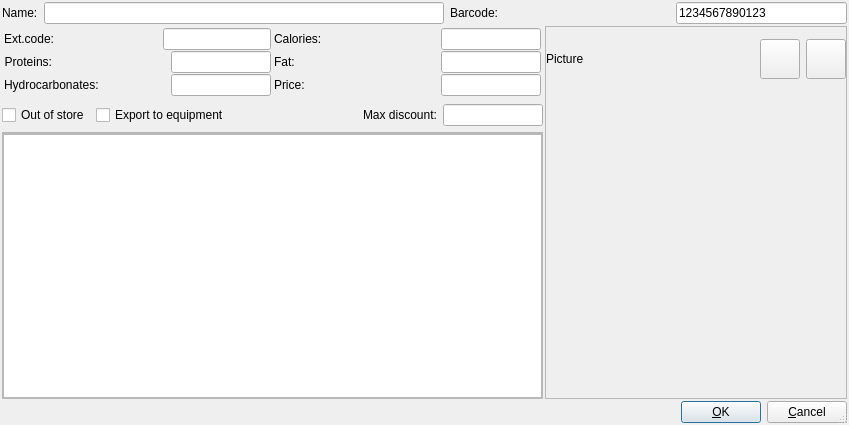
<?xml version="1.0" encoding="UTF-8"?>
<ui version="4.0">
 <class>GoodsElement</class>
 <widget class="QDialog" name="GoodsElement">
  <property name="geometry">
   <rect>
    <x>0</x>
    <y>0</y>
    <width>849</width>
    <height>425</height>
   </rect>
  </property>
  <property name="windowTitle">
   <string>Element</string>
  </property>
  <property name="sizeGripEnabled">
   <bool>true</bool>
  </property>
  <layout class="QGridLayout">
   <property name="leftMargin">
    <number>2</number>
   </property>
   <property name="topMargin">
    <number>2</number>
   </property>
   <property name="rightMargin">
    <number>2</number>
   </property>
   <property name="bottomMargin">
    <number>2</number>
   </property>
   <property name="spacing">
    <number>2</number>
   </property>
   <item row="2" column="0" colspan="2">
    <layout class="QHBoxLayout">
     <property name="spacing">
      <number>6</number>
     </property>
     <property name="leftMargin">
      <number>0</number>
     </property>
     <property name="topMargin">
      <number>0</number>
     </property>
     <property name="rightMargin">
      <number>0</number>
     </property>
     <property name="bottomMargin">
      <number>0</number>
     </property>
     <item>
      <spacer name="Horizontal Spacing2">
       <property name="orientation">
        <enum>Qt::Horizontal</enum>
       </property>
       <property name="sizeType">
        <enum>QSizePolicy::Expanding</enum>
       </property>
       <property name="sizeHint" stdset="0">
        <size>
         <width>20</width>
         <height>20</height>
        </size>
       </property>
      </spacer>
     </item>
     <item>
      <widget class="QPushButton" name="buttonOk">
       <property name="text">
        <string>&amp;OK</string>
       </property>
       <property name="icon">
        <iconset resource="../aldebaran.qrc">
         <normaloff>:/images/ok.png</normaloff>:/images/ok.png</iconset>
       </property>
       <property name="shortcut">
        <string/>
       </property>
       <property name="autoDefault">
        <bool>true</bool>
       </property>
       <property name="default">
        <bool>true</bool>
       </property>
      </widget>
     </item>
     <item>
      <widget class="QPushButton" name="buttonCancel">
       <property name="text">
        <string>&amp;Cancel</string>
       </property>
       <property name="icon">
        <iconset resource="../aldebaran.qrc">
         <normaloff>:/images/stop_cancel.png</normaloff>:/images/stop_cancel.png</iconset>
       </property>
       <property name="shortcut">
        <string/>
       </property>
       <property name="autoDefault">
        <bool>true</bool>
       </property>
      </widget>
     </item>
    </layout>
   </item>
   <item row="0" column="0" colspan="2">
    <layout class="QHBoxLayout">
     <item>
      <layout class="QHBoxLayout">
       <item>
        <widget class="QLabel" name="lblName">
         <property name="text">
          <string>Name:</string>
         </property>
         <property name="wordWrap">
          <bool>false</bool>
         </property>
        </widget>
       </item>
       <item>
        <widget class="QLineEdit" name="editName">
         <property name="minimumSize">
          <size>
           <width>400</width>
           <height>0</height>
          </size>
         </property>
         <property name="maxLength">
          <number>200</number>
         </property>
        </widget>
       </item>
      </layout>
     </item>
     <item>
      <layout class="QHBoxLayout">
       <item>
        <widget class="QLabel" name="lblBarCode">
         <property name="text">
          <string>Barcode:</string>
         </property>
         <property name="wordWrap">
          <bool>false</bool>
         </property>
        </widget>
       </item>
       <item>
        <spacer name="spacer17_2">
         <property name="orientation">
          <enum>Qt::Horizontal</enum>
         </property>
         <property name="sizeType">
          <enum>QSizePolicy::Expanding</enum>
         </property>
         <property name="sizeHint" stdset="0">
          <size>
           <width>21</width>
           <height>20</height>
          </size>
         </property>
        </spacer>
       </item>
       <item>
        <widget class="QLineEdit" name="editBarcode">
         <property name="minimumSize">
          <size>
           <width>100</width>
           <height>0</height>
          </size>
         </property>
         <property name="inputMask">
          <string/>
         </property>
         <property name="text">
          <string>1234567890123</string>
         </property>
         <property name="maxLength">
          <number>13</number>
         </property>
        </widget>
       </item>
      </layout>
     </item>
    </layout>
   </item>
   <item row="1" column="0">
    <layout class="QVBoxLayout">
     <item>
      <layout class="QHBoxLayout">
       <property name="spacing">
        <number>1</number>
       </property>
       <property name="leftMargin">
        <number>1</number>
       </property>
       <property name="topMargin">
        <number>1</number>
       </property>
       <property name="rightMargin">
        <number>1</number>
       </property>
       <property name="bottomMargin">
        <number>1</number>
       </property>
       <item>
        <layout class="QVBoxLayout">
         <property name="spacing">
          <number>1</number>
         </property>
         <property name="leftMargin">
          <number>1</number>
         </property>
         <property name="topMargin">
          <number>1</number>
         </property>
         <property name="rightMargin">
          <number>1</number>
         </property>
         <property name="bottomMargin">
          <number>1</number>
         </property>
         <item>
          <layout class="QHBoxLayout">
           <item>
            <widget class="QLabel" name="lblExtCode">
             <property name="text">
              <string>Ext.code:</string>
             </property>
             <property name="wordWrap">
              <bool>false</bool>
             </property>
            </widget>
           </item>
           <item>
            <spacer name="spacer17">
             <property name="orientation">
              <enum>Qt::Horizontal</enum>
             </property>
             <property name="sizeType">
              <enum>QSizePolicy::Expanding</enum>
             </property>
             <property name="sizeHint" stdset="0">
              <size>
               <width>21</width>
               <height>20</height>
              </size>
             </property>
            </spacer>
           </item>
           <item>
            <widget class="QLineEdit" name="editExternalCode">
             <property name="minimumSize">
              <size>
               <width>70</width>
               <height>0</height>
              </size>
             </property>
             <property name="inputMask">
              <string/>
             </property>
             <property name="text">
              <string/>
             </property>
             <property name="maxLength">
              <number>15</number>
             </property>
            </widget>
           </item>
          </layout>
         </item>
         <item>
          <layout class="QHBoxLayout">
           <item>
            <widget class="QLabel" name="lblFat_2">
             <property name="text">
              <string>Proteins:</string>
             </property>
             <property name="alignment">
              <set>Qt::AlignRight|Qt::AlignTrailing|Qt::AlignVCenter</set>
             </property>
             <property name="wordWrap">
              <bool>false</bool>
             </property>
            </widget>
           </item>
           <item>
            <spacer name="spacer15">
             <property name="orientation">
              <enum>Qt::Horizontal</enum>
             </property>
             <property name="sizeType">
              <enum>QSizePolicy::Expanding</enum>
             </property>
             <property name="sizeHint" stdset="0">
              <size>
               <width>21</width>
               <height>21</height>
              </size>
             </property>
            </spacer>
           </item>
           <item>
            <widget class="QLineEdit" name="editProtein">
             <property name="minimumSize">
              <size>
               <width>100</width>
               <height>0</height>
              </size>
             </property>
             <property name="maximumSize">
              <size>
               <width>100</width>
               <height>32767</height>
              </size>
             </property>
             <property name="inputMask">
              <string/>
             </property>
             <property name="text">
              <string/>
             </property>
             <property name="alignment">
              <set>Qt::AlignRight</set>
             </property>
            </widget>
           </item>
          </layout>
         </item>
         <item>
          <layout class="QHBoxLayout">
           <item>
            <widget class="QLabel" name="lblHydroCarbonat">
             <property name="text">
              <string>Hydrocarbonates:</string>
             </property>
             <property name="wordWrap">
              <bool>false</bool>
             </property>
            </widget>
           </item>
           <item>
            <spacer name="spacer16">
             <property name="orientation">
              <enum>Qt::Horizontal</enum>
             </property>
             <property name="sizeType">
              <enum>QSizePolicy::Expanding</enum>
             </property>
             <property name="sizeHint" stdset="0">
              <size>
               <width>31</width>
               <height>20</height>
              </size>
             </property>
            </spacer>
           </item>
           <item>
            <widget class="QLineEdit" name="editHydroCarbonat">
             <property name="minimumSize">
              <size>
               <width>100</width>
               <height>0</height>
              </size>
             </property>
             <property name="maximumSize">
              <size>
               <width>100</width>
               <height>32767</height>
              </size>
             </property>
             <property name="inputMask">
              <string/>
             </property>
             <property name="text">
              <string/>
             </property>
             <property name="alignment">
              <set>Qt::AlignRight</set>
             </property>
            </widget>
           </item>
          </layout>
         </item>
        </layout>
       </item>
       <item>
        <layout class="QVBoxLayout">
         <property name="spacing">
          <number>1</number>
         </property>
         <property name="leftMargin">
          <number>1</number>
         </property>
         <property name="topMargin">
          <number>1</number>
         </property>
         <property name="rightMargin">
          <number>1</number>
         </property>
         <property name="bottomMargin">
          <number>1</number>
         </property>
         <item>
          <layout class="QHBoxLayout">
           <item>
            <widget class="QLabel" name="lblFat_2_2">
             <property name="text">
              <string>Calories:</string>
             </property>
             <property name="wordWrap">
              <bool>false</bool>
             </property>
            </widget>
           </item>
           <item>
            <spacer name="spacer13">
             <property name="orientation">
              <enum>Qt::Horizontal</enum>
             </property>
             <property name="sizeType">
              <enum>QSizePolicy::Expanding</enum>
             </property>
             <property name="sizeHint" stdset="0">
              <size>
               <width>21</width>
               <height>21</height>
              </size>
             </property>
            </spacer>
           </item>
           <item>
            <widget class="QLineEdit" name="editCalories">
             <property name="minimumSize">
              <size>
               <width>100</width>
               <height>0</height>
              </size>
             </property>
             <property name="maximumSize">
              <size>
               <width>100</width>
               <height>32767</height>
              </size>
             </property>
             <property name="inputMask">
              <string/>
             </property>
             <property name="text">
              <string/>
             </property>
             <property name="alignment">
              <set>Qt::AlignRight</set>
             </property>
            </widget>
           </item>
          </layout>
         </item>
         <item>
          <layout class="QHBoxLayout">
           <item>
            <widget class="QLabel" name="lblFat">
             <property name="text">
              <string>Fat:</string>
             </property>
             <property name="wordWrap">
              <bool>false</bool>
             </property>
            </widget>
           </item>
           <item>
            <spacer name="spacer14">
             <property name="orientation">
              <enum>Qt::Horizontal</enum>
             </property>
             <property name="sizeType">
              <enum>QSizePolicy::Expanding</enum>
             </property>
             <property name="sizeHint" stdset="0">
              <size>
               <width>21</width>
               <height>20</height>
              </size>
             </property>
            </spacer>
           </item>
           <item>
            <widget class="QLineEdit" name="editFat">
             <property name="minimumSize">
              <size>
               <width>100</width>
               <height>0</height>
              </size>
             </property>
             <property name="maximumSize">
              <size>
               <width>100</width>
               <height>32767</height>
              </size>
             </property>
             <property name="inputMask">
              <string/>
             </property>
             <property name="text">
              <string/>
             </property>
             <property name="alignment">
              <set>Qt::AlignRight</set>
             </property>
            </widget>
           </item>
          </layout>
         </item>
         <item>
          <layout class="QHBoxLayout">
           <item>
            <widget class="QLabel" name="lblPrice">
             <property name="text">
              <string>Price:</string>
             </property>
             <property name="wordWrap">
              <bool>false</bool>
             </property>
            </widget>
           </item>
           <item>
            <spacer name="spacer12">
             <property name="orientation">
              <enum>Qt::Horizontal</enum>
             </property>
             <property name="sizeType">
              <enum>QSizePolicy::Expanding</enum>
             </property>
             <property name="sizeHint" stdset="0">
              <size>
               <width>41</width>
               <height>20</height>
              </size>
             </property>
            </spacer>
           </item>
           <item>
            <widget class="QLineEdit" name="editPrice">
             <property name="minimumSize">
              <size>
               <width>100</width>
               <height>0</height>
              </size>
             </property>
             <property name="maximumSize">
              <size>
               <width>100</width>
               <height>32767</height>
              </size>
             </property>
             <property name="inputMask">
              <string/>
             </property>
             <property name="text">
              <string/>
             </property>
             <property name="alignment">
              <set>Qt::AlignRight</set>
             </property>
            </widget>
           </item>
          </layout>
         </item>
        </layout>
       </item>
      </layout>
     </item>
     <item>
      <layout class="QHBoxLayout">
       <item>
        <widget class="QCheckBox" name="chkOutOfStore">
         <property name="text">
          <string>Out of store</string>
         </property>
        </widget>
       </item>
       <item>
        <widget class="QCheckBox" name="chkEqExport">
         <property name="text">
          <string>Export to equipment</string>
         </property>
        </widget>
       </item>
       <item>
        <spacer name="spacer10">
         <property name="orientation">
          <enum>Qt::Horizontal</enum>
         </property>
         <property name="sizeType">
          <enum>QSizePolicy::Expanding</enum>
         </property>
         <property name="sizeHint" stdset="0">
          <size>
           <width>31</width>
           <height>21</height>
          </size>
         </property>
        </spacer>
       </item>
       <item>
        <widget class="QLabel" name="lblMaxDiscount">
         <property name="text">
          <string>Max discount:</string>
         </property>
         <property name="wordWrap">
          <bool>false</bool>
         </property>
        </widget>
       </item>
       <item>
        <widget class="QLineEdit" name="editMaxDiscount">
         <property name="minimumSize">
          <size>
           <width>100</width>
           <height>0</height>
          </size>
         </property>
         <property name="maximumSize">
          <size>
           <width>100</width>
           <height>32767</height>
          </size>
         </property>
         <property name="inputMask">
          <string/>
         </property>
         <property name="text">
          <string/>
         </property>
         <property name="alignment">
          <set>Qt::AlignRight</set>
         </property>
        </widget>
       </item>
      </layout>
     </item>
     <item>
      <widget class="QFrame" name="editor">
       <property name="minimumSize">
        <size>
         <width>0</width>
         <height>100</height>
        </size>
       </property>
       <property name="frameShape">
        <enum>QFrame::StyledPanel</enum>
       </property>
       <property name="frameShadow">
        <enum>QFrame::Raised</enum>
       </property>
       <property name="margin" stdset="0">
        <number>1</number>
       </property>
       <layout class="QGridLayout">
        <property name="leftMargin">
         <number>0</number>
        </property>
        <property name="topMargin">
         <number>0</number>
        </property>
        <property name="rightMargin">
         <number>0</number>
        </property>
        <property name="bottomMargin">
         <number>0</number>
        </property>
        <property name="spacing">
         <number>0</number>
        </property>
        <item row="1" column="0">
         <widget class="QTextEdit" name="editDescription"/>
        </item>
        <item row="0" column="0">
         <widget class="QFrame" name="toolbarParent">
          <property name="minimumSize">
           <size>
            <width>0</width>
            <height>1</height>
           </size>
          </property>
          <property name="frameShape">
           <enum>QFrame::StyledPanel</enum>
          </property>
          <property name="frameShadow">
           <enum>QFrame::Raised</enum>
          </property>
         </widget>
        </item>
       </layout>
      </widget>
     </item>
    </layout>
   </item>
   <item row="1" column="1">
    <widget class="QFrame" name="frame17">
     <property name="frameShape">
      <enum>QFrame::StyledPanel</enum>
     </property>
     <property name="frameShadow">
      <enum>QFrame::Raised</enum>
     </property>
     <layout class="QGridLayout">
      <property name="leftMargin">
       <number>0</number>
      </property>
      <property name="topMargin">
       <number>0</number>
      </property>
      <property name="rightMargin">
       <number>0</number>
      </property>
      <property name="bottomMargin">
       <number>0</number>
      </property>
      <property name="spacing">
       <number>1</number>
      </property>
      <item row="0" column="0">
       <layout class="QVBoxLayout">
        <item>
         <layout class="QHBoxLayout">
          <item>
           <widget class="QLabel" name="lblPicture">
            <property name="text">
             <string>Picture</string>
            </property>
            <property name="wordWrap">
             <bool>false</bool>
            </property>
           </widget>
          </item>
          <item>
           <widget class="QPushButton" name="btnSelectPicture">
            <property name="maximumSize">
             <size>
              <width>40</width>
              <height>40</height>
             </size>
            </property>
            <property name="text">
             <string/>
            </property>
            <property name="icon">
             <iconset resource="../aldebaran.qrc">
              <normaloff>:/images/select-file.png</normaloff>:/images/select-file.png</iconset>
            </property>
            <property name="iconSize">
             <size>
              <width>32</width>
              <height>32</height>
             </size>
            </property>
           </widget>
          </item>
          <item>
           <widget class="QPushButton" name="btnClearPicture">
            <property name="maximumSize">
             <size>
              <width>40</width>
              <height>40</height>
             </size>
            </property>
            <property name="text">
             <string/>
            </property>
            <property name="icon">
             <iconset resource="../aldebaran.qrc">
              <normaloff>:/images/delete.png</normaloff>:/images/delete.png</iconset>
            </property>
            <property name="iconSize">
             <size>
              <width>32</width>
              <height>32</height>
             </size>
            </property>
           </widget>
          </item>
         </layout>
        </item>
        <item>
         <widget class="QLabel" name="labelPicture">
          <property name="minimumSize">
           <size>
            <width>300</width>
            <height>300</height>
           </size>
          </property>
          <property name="maximumSize">
           <size>
            <width>300</width>
            <height>300</height>
           </size>
          </property>
          <property name="scaledContents">
           <bool>true</bool>
          </property>
          <property name="wordWrap">
           <bool>false</bool>
          </property>
         </widget>
        </item>
       </layout>
      </item>
     </layout>
    </widget>
   </item>
  </layout>
 </widget>
 <layoutdefault spacing="6" margin="11"/>
 <pixmapfunction>qPixmapFromMimeSource</pixmapfunction>
 <tabstops>
  <tabstop>editName</tabstop>
  <tabstop>editExternalCode</tabstop>
  <tabstop>editPrice</tabstop>
  <tabstop>editHydroCarbonat</tabstop>
  <tabstop>editFat</tabstop>
  <tabstop>editCalories</tabstop>
  <tabstop>editProtein</tabstop>
  <tabstop>editDescription</tabstop>
  <tabstop>btnSelectPicture</tabstop>
  <tabstop>btnClearPicture</tabstop>
  <tabstop>buttonOk</tabstop>
  <tabstop>buttonCancel</tabstop>
 </tabstops>
 <includes>
  <include location="global">qtextedit.h</include>
  <include location="global">qmenubar.h</include>
  <include location="global">qaction.h</include>
  <include location="local">data/datagoods.h</include>
 </includes>
 <resources>
  <include location="../aldebaran.qrc"/>
 </resources>
 <connections>
  <connection>
   <sender>buttonOk</sender>
   <signal>clicked()</signal>
   <receiver>GoodsElement</receiver>
   <slot>ok()</slot>
   <hints>
    <hint type="sourcelabel">
     <x>20</x>
     <y>20</y>
    </hint>
    <hint type="destinationlabel">
     <x>20</x>
     <y>20</y>
    </hint>
   </hints>
  </connection>
  <connection>
   <sender>buttonCancel</sender>
   <signal>clicked()</signal>
   <receiver>GoodsElement</receiver>
   <slot>reject()</slot>
   <hints>
    <hint type="sourcelabel">
     <x>20</x>
     <y>20</y>
    </hint>
    <hint type="destinationlabel">
     <x>20</x>
     <y>20</y>
    </hint>
   </hints>
  </connection>
  <connection>
   <sender>btnSelectPicture</sender>
   <signal>clicked()</signal>
   <receiver>GoodsElement</receiver>
   <slot>selectPicture()</slot>
   <hints>
    <hint type="sourcelabel">
     <x>20</x>
     <y>20</y>
    </hint>
    <hint type="destinationlabel">
     <x>20</x>
     <y>20</y>
    </hint>
   </hints>
  </connection>
  <connection>
   <sender>btnClearPicture</sender>
   <signal>clicked()</signal>
   <receiver>GoodsElement</receiver>
   <slot>clearPicture()</slot>
   <hints>
    <hint type="sourcelabel">
     <x>20</x>
     <y>20</y>
    </hint>
    <hint type="destinationlabel">
     <x>20</x>
     <y>20</y>
    </hint>
   </hints>
  </connection>
 </connections>
</ui>
